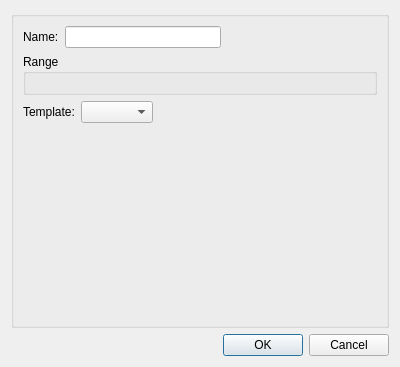
<?xml version="1.0" encoding="UTF-8"?>
<ui version="4.0">
 <class>GraphEditor</class>
 <widget class="QDialog" name="GraphEditor">
  <property name="geometry">
   <rect>
    <x>0</x>
    <y>0</y>
    <width>400</width>
    <height>367</height>
   </rect>
  </property>
  <property name="windowTitle">
   <string>Dialog</string>
  </property>
  <layout class="QGridLayout" name="gridLayout_2">
   <item row="1" column="0">
    <widget class="QDialogButtonBox" name="buttonBox">
     <property name="orientation">
      <enum>Qt::Horizontal</enum>
     </property>
     <property name="standardButtons">
      <set>QDialogButtonBox::Cancel|QDialogButtonBox::Ok</set>
     </property>
    </widget>
   </item>
   <item row="0" column="0">
    <widget class="QGroupBox" name="groupBox">
     <layout class="QGridLayout" name="gridLayout_3">
      <item row="0" column="0">
       <layout class="QHBoxLayout" name="horizontalLayout">
        <item>
         <widget class="QLabel" name="label">
          <property name="text">
           <string>Name:</string>
          </property>
         </widget>
        </item>
        <item>
         <widget class="QLineEdit" name="nameLineEdit"/>
        </item>
        <item>
         <spacer name="horizontalSpacer">
          <property name="orientation">
           <enum>Qt::Horizontal</enum>
          </property>
          <property name="sizeHint" stdset="0">
           <size>
            <width>40</width>
            <height>20</height>
           </size>
          </property>
         </spacer>
        </item>
       </layout>
      </item>
      <item row="1" column="0">
       <widget class="QGroupBox" name="groupBox_2">
        <property name="title">
         <string>Range</string>
        </property>
        <layout class="QGridLayout" name="gridLayout">
         <item row="0" column="0">
          <widget class="QueryWidget" name="queryWidget" native="true"/>
         </item>
        </layout>
       </widget>
      </item>
      <item row="2" column="0">
       <layout class="QHBoxLayout" name="horizontalLayout_2">
        <item>
         <widget class="QLabel" name="label_2">
          <property name="text">
           <string>Template:</string>
          </property>
         </widget>
        </item>
        <item>
         <widget class="QComboBox" name="templateCombo"/>
        </item>
        <item>
         <spacer name="horizontalSpacer_2">
          <property name="orientation">
           <enum>Qt::Horizontal</enum>
          </property>
          <property name="sizeHint" stdset="0">
           <size>
            <width>40</width>
            <height>20</height>
           </size>
          </property>
         </spacer>
        </item>
       </layout>
      </item>
      <item row="3" column="0">
       <spacer name="verticalSpacer">
        <property name="orientation">
         <enum>Qt::Vertical</enum>
        </property>
        <property name="sizeHint" stdset="0">
         <size>
          <width>20</width>
          <height>138</height>
         </size>
        </property>
       </spacer>
      </item>
     </layout>
    </widget>
   </item>
  </layout>
 </widget>
 <customwidgets>
  <customwidget>
   <class>QueryWidget</class>
   <extends>QWidget</extends>
   <header location="global">src/util/querywidget.h</header>
   <container>1</container>
  </customwidget>
 </customwidgets>
 <resources/>
 <connections>
  <connection>
   <sender>buttonBox</sender>
   <signal>accepted()</signal>
   <receiver>GraphEditor</receiver>
   <slot>accept()</slot>
   <hints>
    <hint type="sourcelabel">
     <x>248</x>
     <y>254</y>
    </hint>
    <hint type="destinationlabel">
     <x>157</x>
     <y>274</y>
    </hint>
   </hints>
  </connection>
  <connection>
   <sender>buttonBox</sender>
   <signal>rejected()</signal>
   <receiver>GraphEditor</receiver>
   <slot>reject()</slot>
   <hints>
    <hint type="sourcelabel">
     <x>316</x>
     <y>260</y>
    </hint>
    <hint type="destinationlabel">
     <x>286</x>
     <y>274</y>
    </hint>
   </hints>
  </connection>
 </connections>
</ui>
